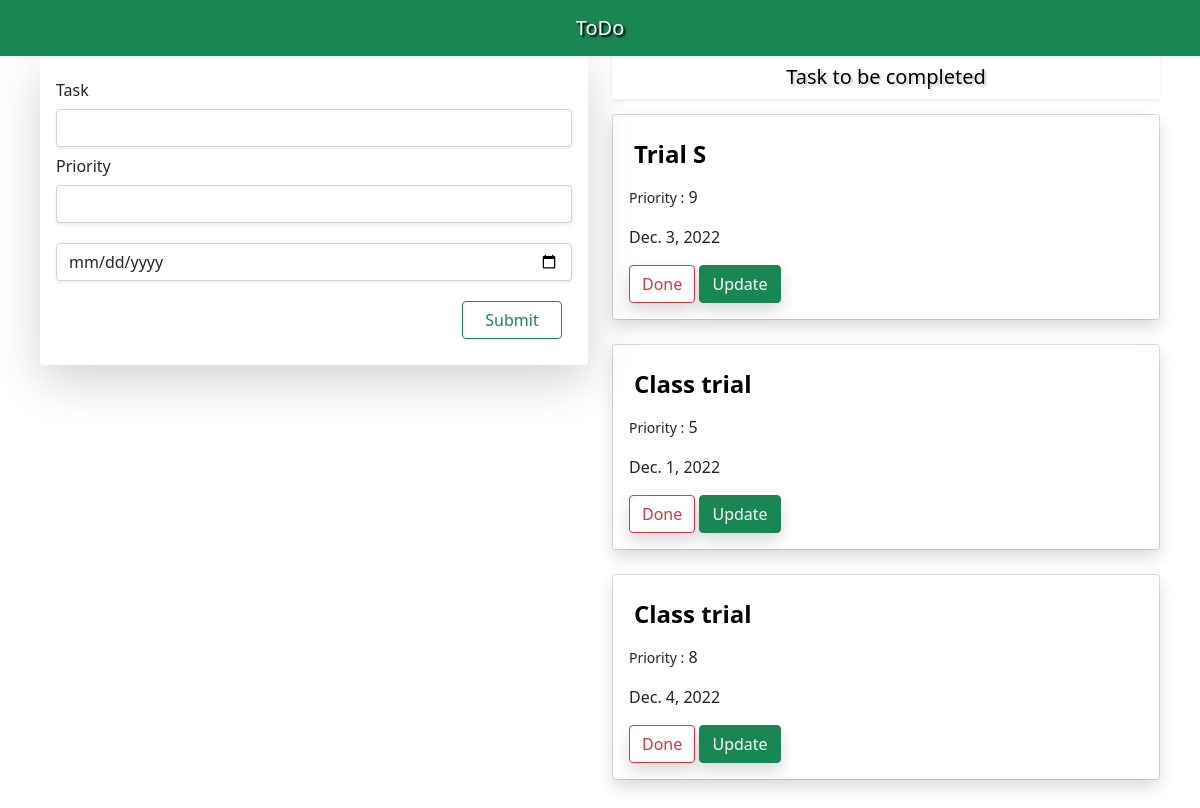
Before: / with the older database file.
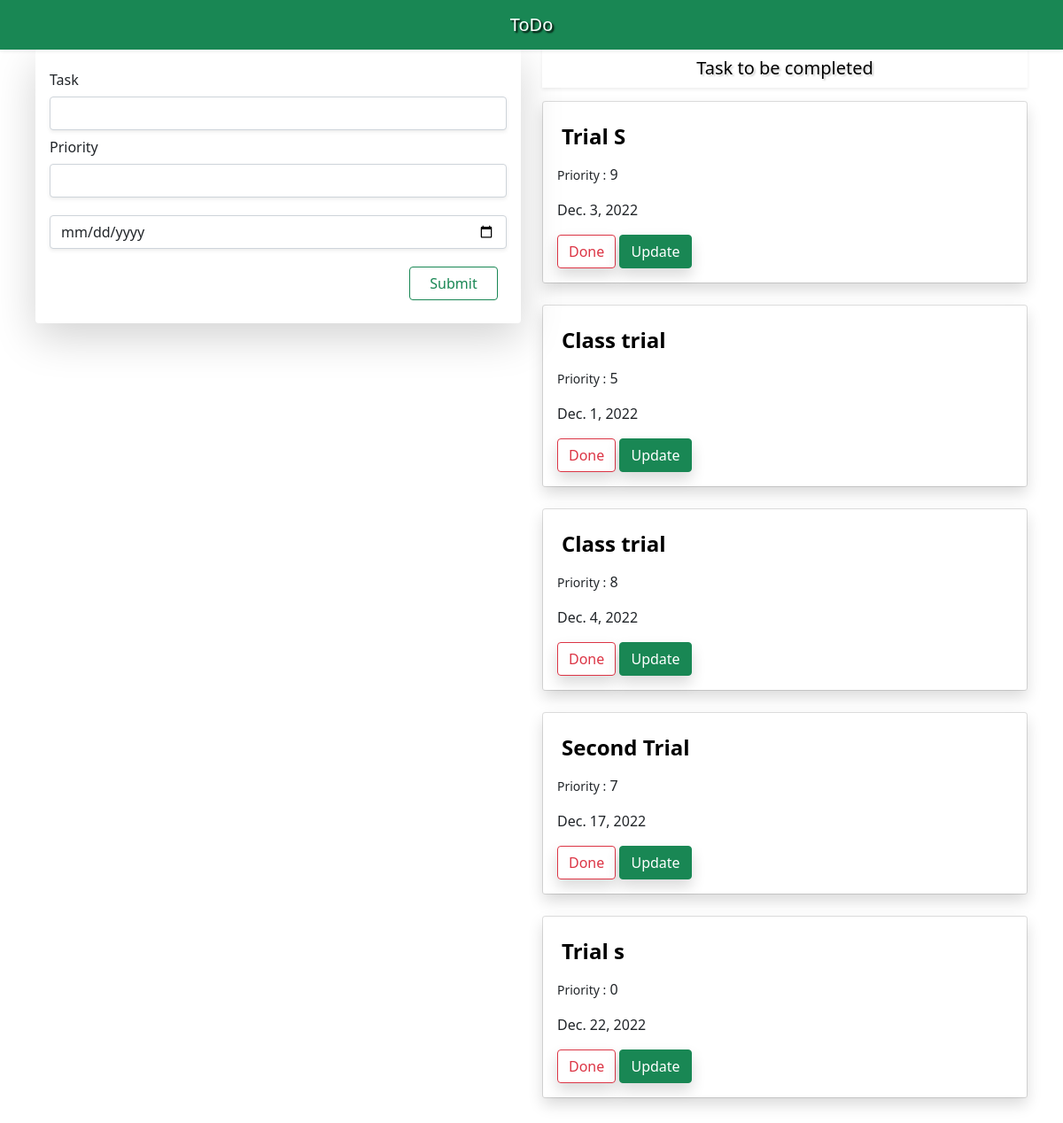
After: the same page with the newer database file.
### ToDoAPP/models.py (models this page shows, shortened)
class Task(models.Model):
    task = models.CharField(max_length=300)
    priority = models.IntegerField()
    date = models.DateField()

### ToDoAPP/views.py (the view, shortened to what this page needs)
# urls.py: path('', views.task, name='task'),
def task(request):
    task = Task.objects.all()
    return render(request, 'home.html', {'task_key': task})

### template/home.html (shortened to what this page needs)
{% extends 'base.html' %}
{% block body %}
<div class="container" style="padding:10px;">
    <div class="row">
        <div class=" col-sm-6">
            <div class="sticky-top">
            <form class="p-3 shadow-lg rounded" method="post" enctype="multipart/form-data">
                <div>
                    <label class="col-form-label" >Task</label>
                    <div>
                        <input type="text" class="form-control shadow-sm" name="task" required="required">
                    </div>
                </div>
                <div>
                    <label class="col-form-label" >Priority</label>
                    <div>
                        <input type="number" class="form-control shadow-sm" name="priority" required="required">
                    </div>
                </div>
                <div style="margin-top:20px">
                        <input type="date" class="form-control shadow-sm" name="date" required="required">
                    </div>
                <div style="padding:10px;margin-top:10px;">
                    <div align="right">
                        <button class="btn btn-outline-success" style="width:100px;" type="submit">Submit</button>
                    </div>
                </div>
            </form>
        </div></div>
        <div class="col-sm-6" >
            <div class="shadow-sm sticky-top" style="background-color:white;">
                <div style="padding:7px;text-align:center">
                <a style="text-decoration:none;" href="{% url 'ToDoAPP:classhome' %}">
                    <h style="font-size:20px;text-shadow:2px 2px 2px lightgrey;color:black;">Task to be completed</h>
                </a>
                </div>
            </div>
            <div  style="margin-top:60px">
            {% for i in task_key %}
                <div class="card" >
                    <div class="card-body p-3 shadow">
                        <a href="{% url 'ToDoAPP:classdetailview' i.id %}" ><legend style="color:black;padding:5px"><b>{{ i.task }}</b></legend></a>
                        <p class="fw-lighter">
                            <small>Priority :</small> {{ i.priority }}</p>
                        <p class="fw-lighter">{{ i.date }}</p>
                        <a href="{% url 'ToDoAPP:delete' i.id %}">
                            <button class="btn btn-outline-danger shadow">Done</button></a>
                        <a href="{% url 'ToDoAPP:update' i.id %}">
                            <button class="btn btn-success shadow" style="color:white;">Update</button>
                        </a>
                    </div>
                </div><br>
            {% endfor %}
            </div>
        </div>
    </div>
</div>
{% endblock %}

Changed rows visible on the page:
added Task: task "Second Trial", priority "7", date "Dec. 17, 2022"
added Task: task "Trial s", priority "0", date "Dec. 22, 2022"
